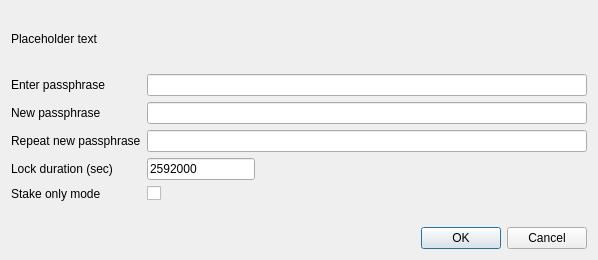
<?xml version="1.0" encoding="UTF-8"?>
<ui version="4.0">
 <class>AskPassphraseDialog</class>
 <widget class="QDialog" name="AskPassphraseDialog">
  <property name="geometry">
   <rect>
    <x>0</x>
    <y>0</y>
    <width>598</width>
    <height>260</height>
   </rect>
  </property>
  <property name="sizePolicy">
   <sizepolicy hsizetype="Preferred" vsizetype="Minimum">
    <horstretch>0</horstretch>
    <verstretch>0</verstretch>
   </sizepolicy>
  </property>
  <property name="minimumSize">
   <size>
    <width>550</width>
    <height>0</height>
   </size>
  </property>
  <property name="windowTitle">
   <string>Passphrase Dialog</string>
  </property>
  <layout class="QVBoxLayout" name="verticalLayout">
   <property name="sizeConstraint">
    <enum>QLayout::SetMinimumSize</enum>
   </property>
   <item>
    <widget class="QLabel" name="warningLabel">
     <property name="text">
      <string notr="true">Placeholder text</string>
     </property>
     <property name="textFormat">
      <enum>Qt::RichText</enum>
     </property>
     <property name="wordWrap">
      <bool>true</bool>
     </property>
    </widget>
   </item>
   <item>
    <layout class="QFormLayout" name="formLayout">
     <property name="sizeConstraint">
      <enum>QLayout::SetMinimumSize</enum>
     </property>
     <property name="fieldGrowthPolicy">
      <enum>QFormLayout::AllNonFixedFieldsGrow</enum>
     </property>
     <item row="0" column="0">
      <widget class="QLabel" name="passLabel1">
       <property name="text">
        <string>Enter passphrase</string>
       </property>
      </widget>
     </item>
     <item row="0" column="1">
      <widget class="QLineEdit" name="passEdit1">
       <property name="echoMode">
        <enum>QLineEdit::Password</enum>
       </property>
      </widget>
     </item>
     <item row="1" column="0">
      <widget class="QLabel" name="passLabel2">
       <property name="text">
        <string>New passphrase</string>
       </property>
      </widget>
     </item>
     <item row="1" column="1">
      <widget class="QLineEdit" name="passEdit2">
       <property name="echoMode">
        <enum>QLineEdit::Password</enum>
       </property>
      </widget>
     </item>
     <item row="2" column="0">
      <widget class="QLabel" name="passLabel3">
       <property name="text">
        <string>Repeat new passphrase</string>
       </property>
      </widget>
     </item>
     <item row="2" column="1">
      <widget class="QLineEdit" name="passEdit3">
       <property name="echoMode">
        <enum>QLineEdit::Password</enum>
       </property>
      </widget>
     </item>
     <item row="3" column="0">
      <widget class="QLabel" name="passLabelDuration">
       <property name="text">
        <string>Lock duration (sec)</string>
       </property>
      </widget>
     </item>
     <item row="3" column="1">
      <widget class="QLineEdit" name="passEditDuration">
       <property name="sizePolicy">
        <sizepolicy hsizetype="Maximum" vsizetype="Fixed">
         <horstretch>0</horstretch>
         <verstretch>0</verstretch>
        </sizepolicy>
       </property>
       <property name="text">
        <string>2592000</string>
       </property>
      </widget>
     </item>
     <item row="4" column="0">
      <widget class="QLabel" name="passLabelMintOnly">
       <property name="text">
        <string>Stake only mode</string>
       </property>
      </widget>
     </item>
     <item row="4" column="1">
      <widget class="QCheckBox" name="passCheckBoxMintOnly">
       <property name="text">
        <string/>
       </property>
      </widget>
     </item>
     <item row="5" column="0">
      <widget class="QLabel" name="capsLabel">
       <property name="font">
        <font>
         <weight>75</weight>
         <bold>true</bold>
        </font>
       </property>
       <property name="text">
        <string/>
       </property>
       <property name="alignment">
        <set>Qt::AlignCenter</set>
       </property>
      </widget>
     </item>
    </layout>
   </item>
   <item>
    <widget class="QDialogButtonBox" name="buttonBox">
     <property name="orientation">
      <enum>Qt::Horizontal</enum>
     </property>
     <property name="standardButtons">
      <set>QDialogButtonBox::Cancel|QDialogButtonBox::Ok</set>
     </property>
    </widget>
   </item>
  </layout>
 </widget>
 <resources/>
 <connections>
  <connection>
   <sender>buttonBox</sender>
   <signal>accepted()</signal>
   <receiver>AskPassphraseDialog</receiver>
   <slot>accept()</slot>
   <hints>
    <hint type="sourcelabel">
     <x>248</x>
     <y>254</y>
    </hint>
    <hint type="destinationlabel">
     <x>157</x>
     <y>274</y>
    </hint>
   </hints>
  </connection>
  <connection>
   <sender>buttonBox</sender>
   <signal>rejected()</signal>
   <receiver>AskPassphraseDialog</receiver>
   <slot>reject()</slot>
   <hints>
    <hint type="sourcelabel">
     <x>316</x>
     <y>260</y>
    </hint>
    <hint type="destinationlabel">
     <x>286</x>
     <y>274</y>
    </hint>
   </hints>
  </connection>
 </connections>
</ui>
